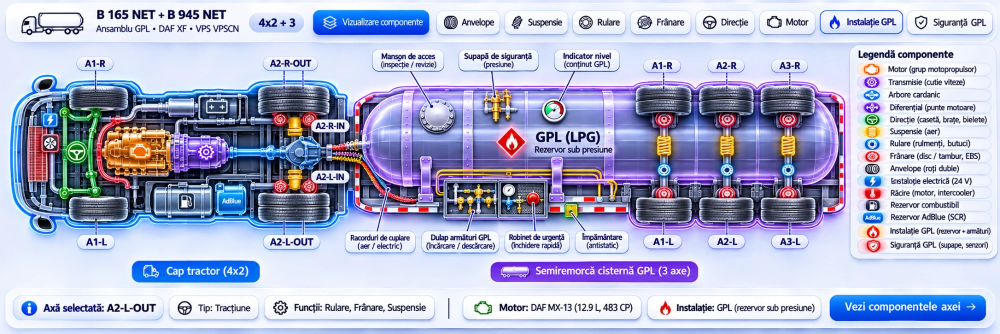
#> input picture tools/vehicle-trace/images/2.webp, 2000 x 667 px (shown at 1/2 size)
$ python trace.py ../images/2.webp
#> lines starting #> are read from the running program, lines starting #| are printed output that depends on the picture; after the words box and inside, x2 and y2 are one past the last pixel; in counts of white or black regions, pixels touching at a corner belong together
"""Vectorize the tractor and the LPG trailer from the mockup, 1:1.

1. Remove only the UI overlays that sit on the vehicles (axle label pills, leader lines, callout
   dots) by inpainting their few pixels from the surrounding artwork.
2. Crop each vehicle; make the page background transparent (flood fill from the crop border).
3. Upscale (Lanczos) so the tracer gets smooth edges, then trace to colour SVG with vtracer.
All coordinates are pixels of the original 2000x667 mockup.
"""
import os
import sys
import cv2
import numpy as np
import vtracer

HERE = os.path.dirname(os.path.abspath(__file__))
SRC = sys.argv[1]
UPSCALE = int(os.environ.get('UPSCALE', 3))
PREC = int(os.environ.get('PREC', 6))
LDIFF = int(os.environ.get('LDIFF', 16))
SPECKLE = int(os.environ.get('SPECKLE', 8))
SUFFIX = os.environ.get('SUFFIX', '')

img = cv2.imread(SRC, cv2.IMREAD_COLOR)
#> img is the input picture: shape (667, 2000, 3); mean B, G, R 208.3, 178.3, 173.7
mask = np.zeros(img.shape[:2], np.uint8)

def seg(x0, y0, x1, y1, w=9):
    cv2.line(mask, (x0, y0), (x1, y1), 255, w)

def box(x0, y0, x1, y1):
    cv2.rectangle(mask, (x0, y0), (x1, y1), 255, -1)

# --- tractor: axle leader lines (top/bottom) + the two inner-dual pills on the rear axle ---
for x in (191, 567, 606):
    seg(x, 140, x, 186)
    seg(x + (1 if x == 191 else 0), 432, x + (1 if x == 191 else 0), 472)
# "A2-R-IN" / "A2-L-IN": only vertical frame rails run under them, so each pixel column is
# rebuilt by blending the artwork just above and just below the pill (keeps the rails straight).
PILLS = [(634, 237, 703, 269), (634, 338, 703, 370)]
HUBS = [(618.75, 238.75), (618.75, 371.0)]  # inner brake hubs partly covered by the pills' left ends
HUB_R = 15.5
for (px0, py0, px1, py1), (hcx, hcy) in zip(PILLS, HUBS):
    top = img[py0 - 2, px0:px1].astype(np.float32)
    bot = img[py1 + 2, px0:px1].astype(np.float32)
    for yy in range(py0, py1 + 1):
        t = (yy - (py0 - 2)) / ((py1 + 2) - (py0 - 2))
        img[yy, px0:px1] = np.clip(top * (1 - t) + bot * t, 0, 255).astype(np.uint8)
    # covered right part of the round hub: mirror its own left half
    for yy in range(py0 - 1, py1 + 2):
        for xx in range(int(hcx), px0):
            if (xx - hcx) ** 2 + (yy - hcy) ** 2 <= HUB_R ** 2:
                img[yy, xx] = img[yy, int(round(2 * hcx - xx))]
            else:
                mask[yy, xx] = 255  # the few pixels between hub and rails: inpaint
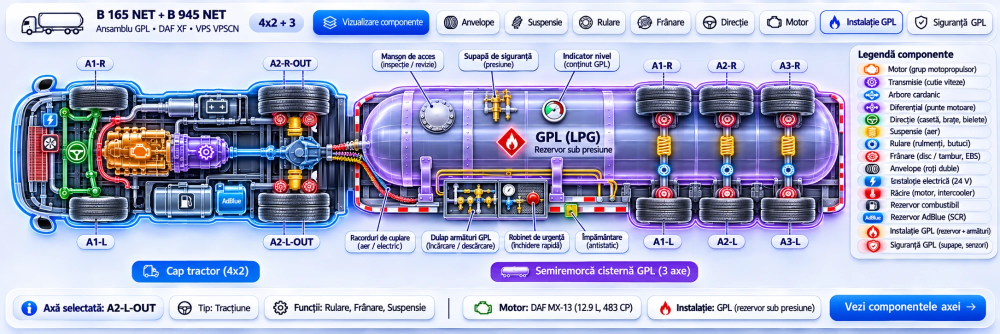
#> img: shape (667, 2000, 3) (shown at 1/2 size); 0.37% of pixels changed, all inside (x1, y1, x2, y2) = (618, 236, 703, 372)
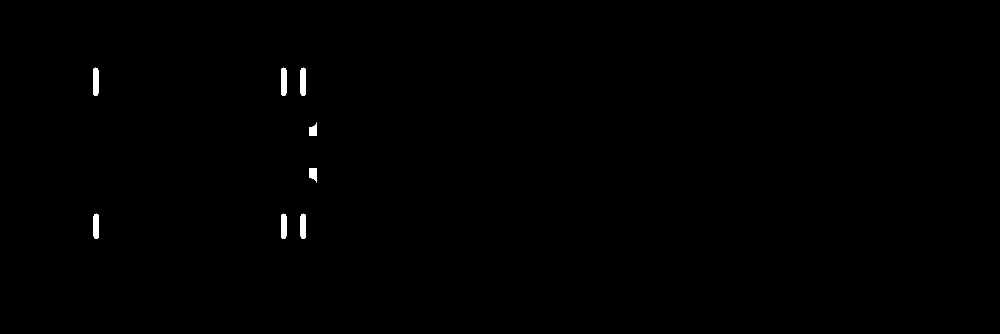
#> mask: shape (667, 2000) (shown at 1/2 size); 0.3% white; 8 white regions, largest, box (x1, y1, x2, y2) and area: (186, 135, 197, 192) 587, (562, 135, 573, 192) 587, (601, 135, 612, 192) 587

# --- trailer: axle leader lines ---
for x in (1327, 1454, 1579):
    seg(x, 140, x, 186)
    seg(x, 436, x, 470)
# --- trailer: callout leader lines + their end dots ---
seg(820, 142, 864, 213); cv2.circle(mask, (863, 212), 7, 255, -1)    # manhole
#> after `cv2.circle(mask, (863, 212), 7, 255, -1)`: mask: shape (667, 2000); 0.61% white; 15 white regions, largest, box (x1, y1, x2, y2) and area: (815, 137, 871, 220) 1046, (186, 135, 197, 192) 587, (562, 135, 573, 192) 587
seg(983, 142, 990, 196); cv2.circle(mask, (990, 194), 7, 255, -1)    # safety valve
#> after `cv2.circle(mask, (990, 194), 7, 255, -1)`: mask: shape (667, 2000); 0.66% white; 16 white regions, largest, box (x1, y1, x2, y2) and area: (815, 137, 871, 220) 1046, (978, 137, 998, 202) 705, (186, 135, 197, 192) 587
seg(1148, 142, 1119, 203); cv2.circle(mask, (1120, 202), 7, 255, -1)  # level gauge
#> after `cv2.circle(mask, (1120, 202), 7, 255, -1)`: mask: shape (667, 2000); 0.73% white; 17 white regions, largest, box (x1, y1, x2, y2) and area: (815, 137, 871, 220) 1046, (1113, 137, 1154, 210) 838, (978, 137, 998, 202) 705
seg(777, 378, 752, 470); cv2.circle(mask, (777, 378), 7, 255, -1)    # coupling lines
#> after `cv2.circle(mask, (777, 378), 7, 255, -1)`: mask: shape (667, 2000); 0.81% white; 18 white regions, largest, box (x1, y1, x2, y2) and area: (747, 371, 785, 476) 1153, (815, 137, 871, 220) 1046, (1113, 137, 1154, 210) 838
seg(946, 423, 934, 470); cv2.circle(mask, (946, 423), 7, 255, -1)    # valve cabinet
seg(1067, 405, 1070, 470); cv2.circle(mask, (1067, 405), 7, 255, -1)  # emergency valve
seg(1142, 423, 1172, 470); cv2.circle(mask, (1142, 423), 7, 255, -1)  # grounding
#> in seg (call 19), `cv2.line(mask, (x0, y0), (x1, y1), 255, w)`:
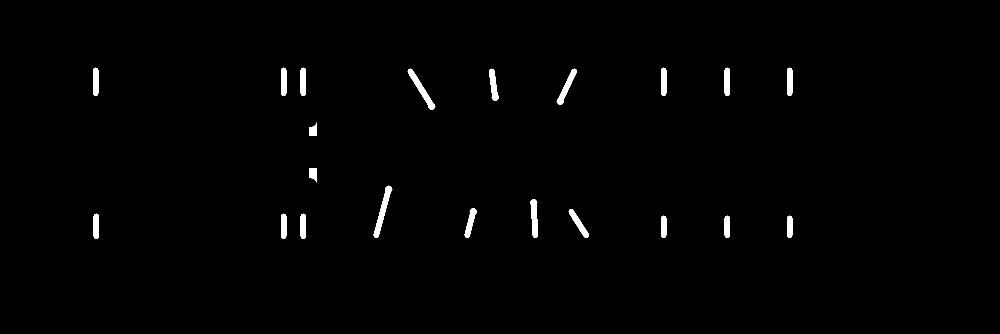
#> mask: shape (667, 2000) (shown at 1/2 size); 0.98% white; 21 white regions, largest, box (x1, y1, x2, y2) and area: (747, 371, 785, 476) 1153, (815, 137, 871, 220) 1046, (1113, 137, 1154, 210) 838

clean = cv2.inpaint(img, mask, 4, cv2.INPAINT_TELEA)
cv2.imwrite(os.path.join(HERE, 'clean.png'), clean)
cv2.imwrite(os.path.join(HERE, 'mask.png'), mask)

VEHICLES = {
    # name: crop box (x0, y0, x1, y1) in mockup pixels
    'tractor': (14, 146, 703, 472),
    'trailer': (699, 150, 1702, 466),
}

def cutout(crop):
    """BGRA crop with the page background (connected to the border) made transparent."""
    h, w = crop.shape[:2]
    ff = np.zeros((h + 2, w + 2), np.uint8)
    work = crop.copy()
    flags = 4 | cv2.FLOODFILL_MASK_ONLY | cv2.FLOODFILL_FIXED_RANGE | (255 << 8)
    for sx, sy in [(0, 0), (w - 1, 0), (0, h - 1), (w - 1, h - 1), (w // 2, 0), (w // 2, h - 1)]:
        if ff[sy + 1, sx + 1] == 0:
            cv2.floodFill(work, ff, (sx, sy), 0, (14, 14, 14), (14, 14, 14), flags)
    bg = ff[1:-1, 1:-1] > 0
    alpha = np.where(bg, 0, 255).astype(np.uint8)
    # soften the cut a little so the glow keeps a clean edge
    alpha = cv2.GaussianBlur(alpha, (3, 3), 0)
    # the outer glow fades into the page: fade it out towards the crop border so no straight edge shows
    yy, xx = np.mgrid[0:h, 0:w]
    edge = np.minimum(np.minimum(xx, w - 1 - xx), np.minimum(yy, h - 1 - yy)).astype(np.float32)
    alpha = (alpha.astype(np.float32) * np.clip(edge / 9.0, 0, 1)).astype(np.uint8)
    return np.dstack([crop, alpha])

for name, (x0, y0, x1, y1) in VEHICLES.items():
    crop = clean[y0:y1, x0:x1]
    rgba = cutout(crop)
    big = cv2.resize(rgba, ((x1 - x0) * UPSCALE, (y1 - y0) * UPSCALE), interpolation=cv2.INTER_LANCZOS4)
    png = os.path.join(HERE, f'{name}-clean.png')
    cv2.imwrite(png, big)
    out = os.path.join(HERE, f'{name}-raw{SUFFIX}.svg')
#> (the run stopped early here; a loop or call above may not have finished)
